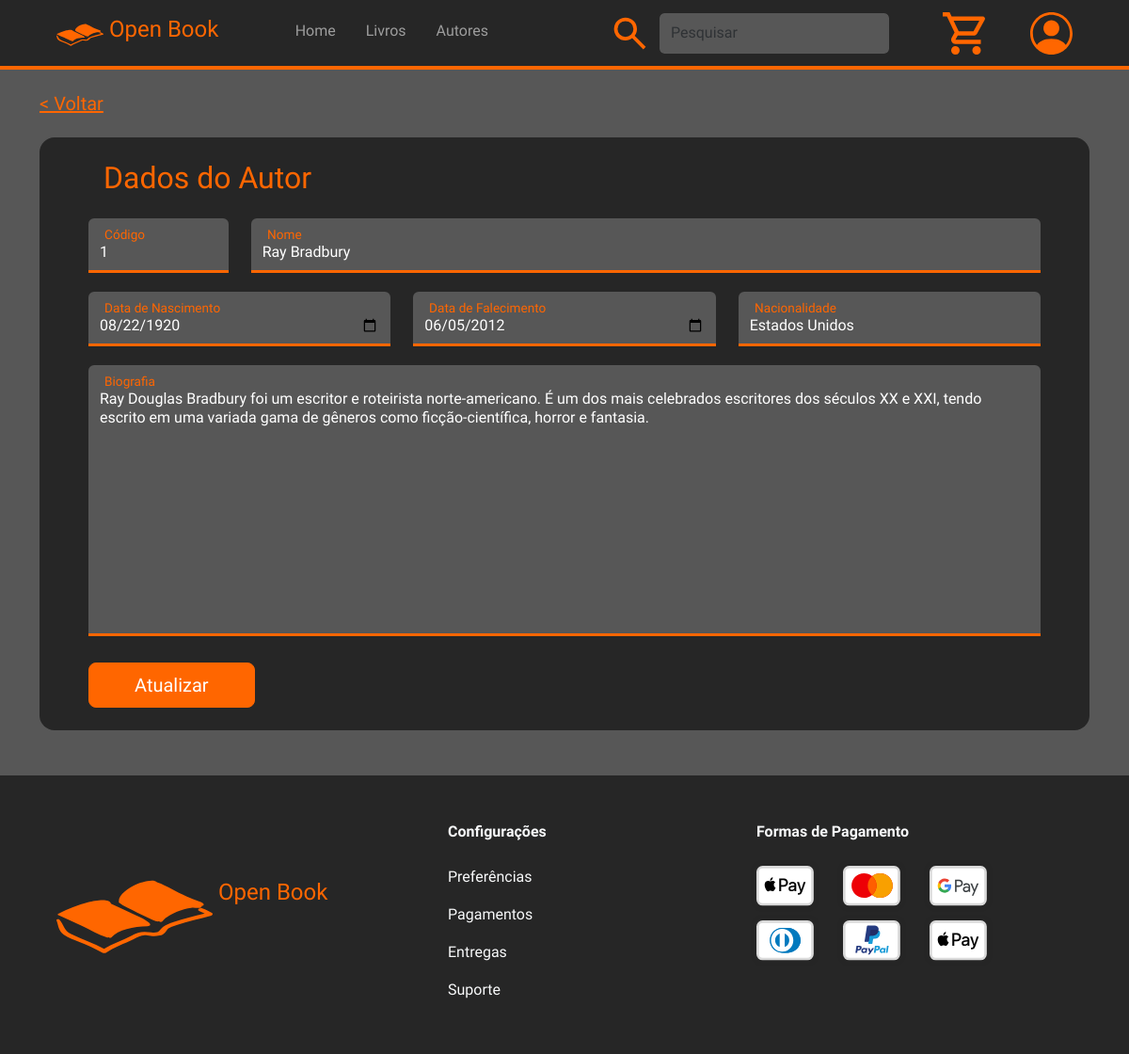
Screenshot of /views/formautorUpdDlt.php?acao=upd&codAutor=1 with the database file from the repository.
### tables this page shows
CREATE TABLE `autor` (
  `cod_autor` int(11) NOT NULL,
  `nome_autor` varchar(60) NOT NULL,
  `biografia_autor` varchar(2000) NOT NULL,
  `data_nascimento_autor` date NOT NULL,
  `data_falecimento_autor` date DEFAULT NULL,
  `nacionalidade_autor` varchar(35) DEFAULT NULL
);

### connection/conexao.php (called while the page is built, shortened)
<?php
    class Conexao {
        private $host = "localhost";
        private $usuario = "root";
        private $senha = "";
        private $banco = "db_livraria";
        private $conexao;
        public function __construct() {
            $this->conexao = new mysqli($this->host, $this->usuario, $this->senha, $this->banco);
        }
        public function getConexao() {
            return $this->conexao;
        }
    }
?>

### controllers/autorController.php (called while the page is built, shortened)
<?php
require_once $_SERVER['DOCUMENT_ROOT'] . '/Projeto_Livraria_Web/src/models/autor.php';
class AutorController {
    private $autor;
    public function __construct() {
        $this->autor = new Autor();
    }
    public function buscarPorId($codAutor){
        return $this->autor->buscarPorId($codAutor);
    }
}
?>

### models/autor.php (called while the page is built, shortened)
<?php
require_once $_SERVER['DOCUMENT_ROOT'] . '/Projeto_Livraria_Web/src/connection/conexao.php';
class Autor {
    private $conexao;
    public function __construct() {
        $this->conexao = new Conexao();
    }
    public function buscarPorId($codAutor) {
        $sql = "SELECT * FROM autor WHERE cod_autor = ?";
        $stmt = $this->conexao->getConexao()->prepare($sql);
        $stmt->bind_param('i', $codAutor);
        $stmt->execute();
        $result = $stmt->get_result();
        return $result->fetch_assoc();
    }
}
?>

### views/formAutorUpdDlt.php (the view, shortened to what this page needs)
<?php
require_once $_SERVER['DOCUMENT_ROOT'] . '/Projeto_Livraria_Web/src/controllers/autorController.php';
switch ($_GET['acao']) {
    case "upd":
        $act = "atualizar";
        break;
}
?>
<!DOCTYPE html>
<html lang="en">
<head>
    <link rel="stylesheet" href="../assets/scss/main.css">
    <link rel="stylesheet" href="../assets/scss/mensagemErro.css">
</head>
<body class="background-dark-light">
    <?php require_once '../components/header.php'; ?>
    <div class="container w-100 mx-auto mt-4">
        <h5><a href="javascript:history.back()" class="link-warning">
                < Voltar</a>
        </h5>
        <div class="border-warning bg-dark text-white mx-auto p-4 rounded-4 order-1 order-lg-2 mt-4">
            <?php
            $autorController = new AutorController();
            $autor = $autorController->buscarPorId($_GET['codAutor']);
            ?>
            <form id="autorForm" method="POST" action="<?php echo "../controllers/autorController.php?acao=" . $act; ?>" class="row row-cols-1 row-cols-md-2 text-start mx-md-3">
                <h2 class="text-warning ms-md-3 mb-4 w-100">Dados do Autor</h2>
                <div class="col-md-2 form-floating col mb-3">
                    <input type="number" class="form-control text-white background-dark-light border-bottom border-top-0 border-start-0 border-end-0 border-3 rounded-bottom-0 border-warning me-2" id="codigo" name="codigo" placeholder="Código" readonly value="<?php echo $autor['cod_autor']; ?>">
                    <label for="codigo" class="text-warning ms-3">Código</label>
                </div>
                <div class="col-md-10 form-floating col mb-3">
                    <input type="text" class="form-control text-white background-dark-light border-bottom border-top-0 border-start-0 border-end-0 border-3 rounded-bottom-0 border-warning me-2" id="nome" name="nome" placeholder="Nome" maxlength="60" required value="<?php echo $autor['nome_autor']; ?>">
                    <label for="nome" class="text-warning ms-3">Nome</label>
                </div>
                <div class="col-md-4 form-floating col mb-3">
                    <input type="date" class="form-control text-white background-dark-light border-bottom border-top-0 border-start-0 border-end-0 border-3 rounded-bottom-0 border-warning me-2" id="datanasc" name="datanasc" placeholder="Data de Nascimento" required value="<?php echo $autor['data_nascimento_autor']; ?>">
                    <label for="datanasc" class="text-warning ms-3">Data de Nascimento</label>
                </div>
                <div class=" col-md-4 form-floating col mb-3">
                    <input type="date" class="form-control text-white background-dark-light border-bottom border-top-0 border-start-0 border-end-0 border-3 rounded-bottom-0 border-warning me-2" id="datafale" name="datafale" placeholder="Data de Falecimento" value="<?php echo $autor['data_falecimento_autor']; ?>">
                    <label for="datafale" class="text-warning ms-3">Data de Falecimento</label>
                </div>
                <div class="col-md-4 form-floating col mb-3">
                    <input type="text" class="form-control text-white background-dark-light border-bottom border-top-0 border-start-0 border-end-0 border-3 rounded-bottom-0 border-warning me-2" id="nacionalidade" name="nacionalidade" placeholder="Nacionalidade" max="35" required value="<?php echo $autor['nacionalidade_autor']; ?>">
                    <label for="nacionalidade" class="text-warning ms-3">Nacionalidade</label>
                </div>
                <div class="col-md-12 form-floating col mb-4">
                    <textarea class="form-control text-white background-dark-light border-bottom border-top-0 border-start-0 border-end-0 border-3 rounded-bottom-0 border-warning me-2" id="biografia" name="biografia" placeholder="Biografia" maxlength="2000" rows="12" style="height: 18em; resize: none;" required><?php echo $autor['biografia_autor']; ?></textarea>
                    <label for="biografia" class="text-warning ms-3">Biografia</label>
                </div>
                <div class="w-100 text-center text-md-start">
                    <button type="submit" class="btn btn-warning btn-lg text-white text-center px-5"
                        <?php
                        if ($_GET['acao'] == "crt" || $_GET['acao'] == "dlt") {
                            echo "hidden";
                        }
                        ?>>Atualizar</button>
                </div>
            </form>
        </div>
    </div>
    <div class="w-100">
        <?php require_once '../components/footer.php'; ?>
    </div>
</body>
</html>

### rows the page displays
autor: codigo "1", nome "Ray Bradbury", datanasc "08/22/1920", datafale "06/05/2012", nacionalidade "Estados Unidos", biografia "Ray Douglas Bradbury foi um escritor e roteirista norte-americano. É um dos mais celebrados escritores dos séculos XX e XXI, tendo escrito em uma variada gama de gêneros como ficção-científica, horror e fantasia."
